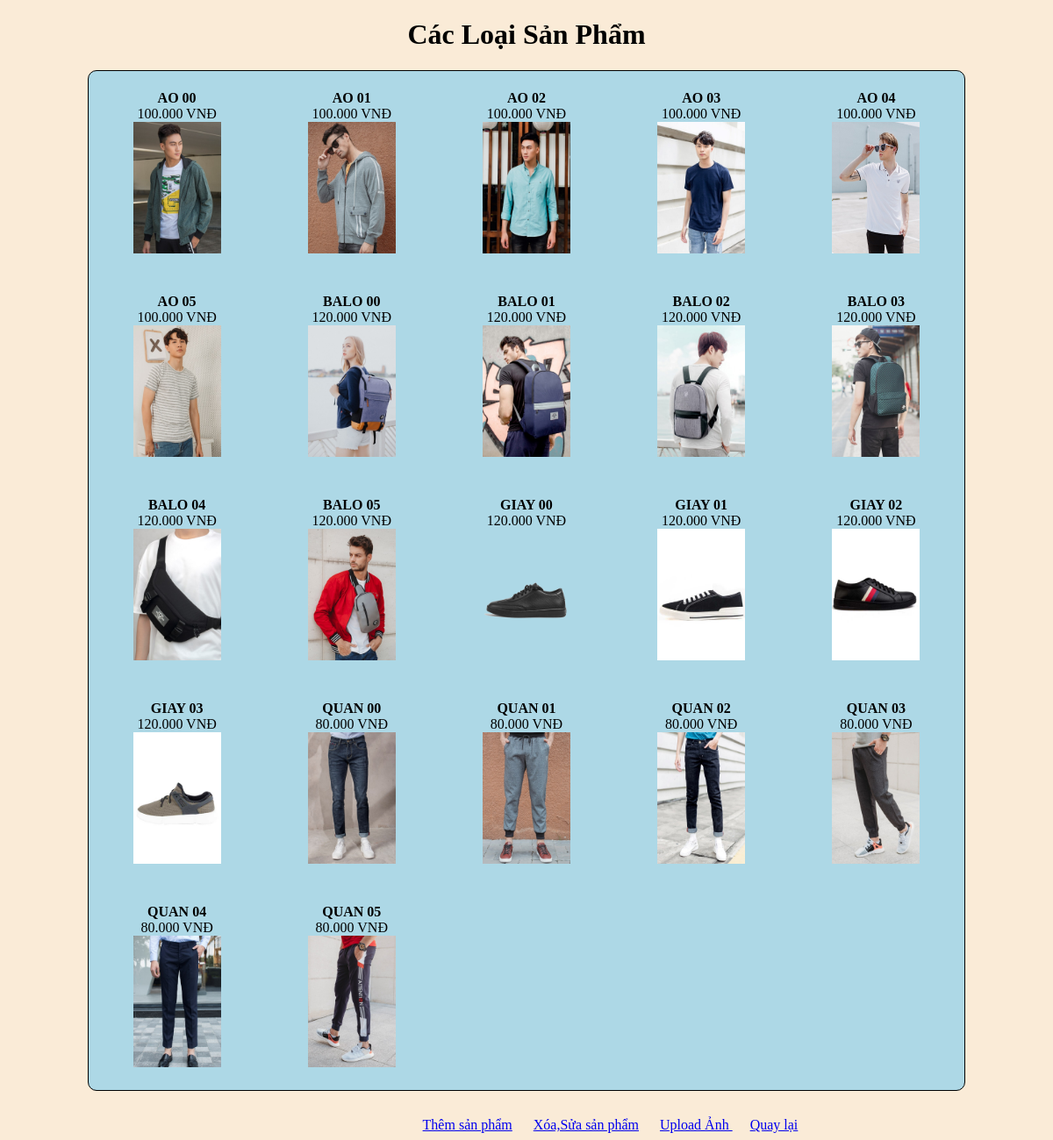
The app's page /Nhom10_WebsiteBanPhuKienThoiTrang/Thongtinsanpham.php with its own data.
### tables this page shows
CREATE TABLE IF NOT EXISTS `SANPHAM` (
  `ID` varchar(4) NOT NULL,
  `TenSP` varchar(15) NOT NULL,
  `Gia` varchar(50) NOT NULL,
  `fileIMG` varchar(50) NOT NULL,
  PRIMARY KEY (`ID`)
);

### Nhom10_WebsiteBanPhuKienThoiTrang/Thongtinsanpham.php (the view, shortened to what this page needs)
<!DOCTYPE html>
<html lang="en">
<head>
</head>
<?php
	include "connect.php";
	$result = mysqli_query($conn, "SELECT * FROM sanpham ORDER BY ID ASC");
	if (mysqli_num_rows($result) <> 0) {
		echo "<h1 align= 'center'> Các Loại Sản Phẩm </h1>";
		echo "<table>";
		$stt = 0;
		while ($row = mysqli_fetch_row($result)) {
			$TenSP = $row[1];
			$Gia = number_format($row[2], 0, '.', '.');
			$image_path = $row[3];
			$hinh = "<img src='$image_path' width='100px' height='150px' alt = '$TenSP'>";
			if($stt == 0) echo "<tr>";
			echo "<td>";
				echo
				"<b>$TenSP</b></a><br>";
				echo "$Gia VNĐ <br>";
				echo "$hinh";
			echo "</td>";
			$stt +=1;
			if ($stt == 5) {
					echo "</tr>";
					$stt=0;
				}
		}
		echo "</table>";
	}
	else
		echo "Khong tim thay san pham";
?>
<body>
	<div>
	  <a href="Themsanpham.php">Thêm sản phẩm</a>
	  <a href="Sua_Xoa_SP.php">Xóa,Sửa sản phẩm</a>
	  <a href="upload.php">Upload Ảnh </a>
	  <a href="ViewInfo.php">Quay lại</a>
	</div>
</body>
</html>

### Nhom10_WebsiteBanPhuKienThoiTrang/Thongtinsanpham.php (style rules this page uses)
table { border: 1px solid; width: 1000px; margin:auto; text-align: center; background: lightblue; -moz-border-radius: 10px; -webkit-border-radius: 10px; }
td { padding: 20px; }
body { background: antiquewhite; }
div { margin-top: 30px; margin-left: 40%; }
div a { text-align: center; margin-right: 20px; }

### records on screen
sanpham: TenSP "AO 00", Gia "100.000", fileIMG (picture)
sanpham: TenSP "AO 01", Gia "100.000", fileIMG (picture)
sanpham: TenSP "AO 02", Gia "100.000", fileIMG (picture)
sanpham: TenSP "AO 03", Gia "100.000", fileIMG (picture)
sanpham: TenSP "AO 04", Gia "100.000", fileIMG (picture)
sanpham: TenSP "AO 05", Gia "100.000", fileIMG (picture)
sanpham: TenSP "BALO 00", Gia "120.000", fileIMG (picture)
sanpham: TenSP "BALO 01", Gia "120.000", fileIMG (picture)
sanpham: TenSP "BALO 02", Gia "120.000", fileIMG (picture)
sanpham: TenSP "BALO 03", Gia "120.000", fileIMG (picture)
sanpham: TenSP "BALO 04", Gia "120.000", fileIMG (picture)
sanpham: TenSP "BALO 05", Gia "120.000", fileIMG (picture)
sanpham: TenSP "GIAY 00", Gia "120.000", fileIMG (picture)
sanpham: TenSP "GIAY 01", Gia "120.000", fileIMG (picture)
sanpham: TenSP "GIAY 02", Gia "120.000", fileIMG (picture)
sanpham: TenSP "GIAY 03", Gia "120.000", fileIMG (picture)
sanpham: TenSP "QUAN 00", Gia "80.000", fileIMG (picture)
sanpham: TenSP "QUAN 01", Gia "80.000", fileIMG (picture)
sanpham: TenSP "QUAN 02", Gia "80.000", fileIMG (picture)
sanpham: TenSP "QUAN 03", Gia "80.000", fileIMG (picture)
sanpham: TenSP "QUAN 04", Gia "80.000", fileIMG (picture)
sanpham: TenSP "QUAN 05", Gia "80.000", fileIMG (picture)
